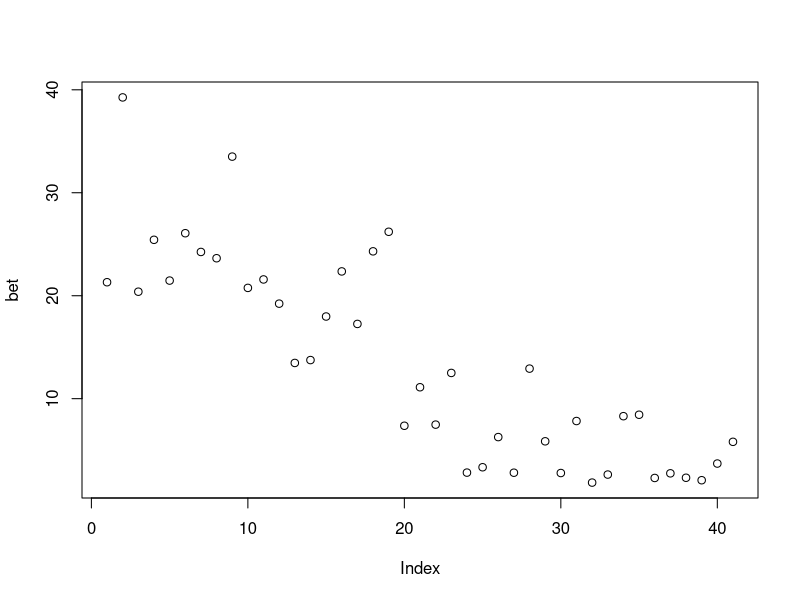
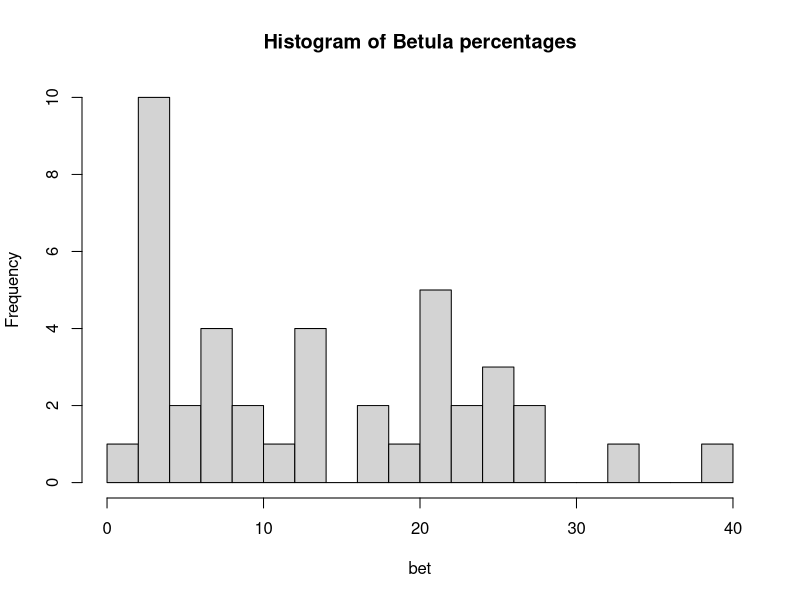
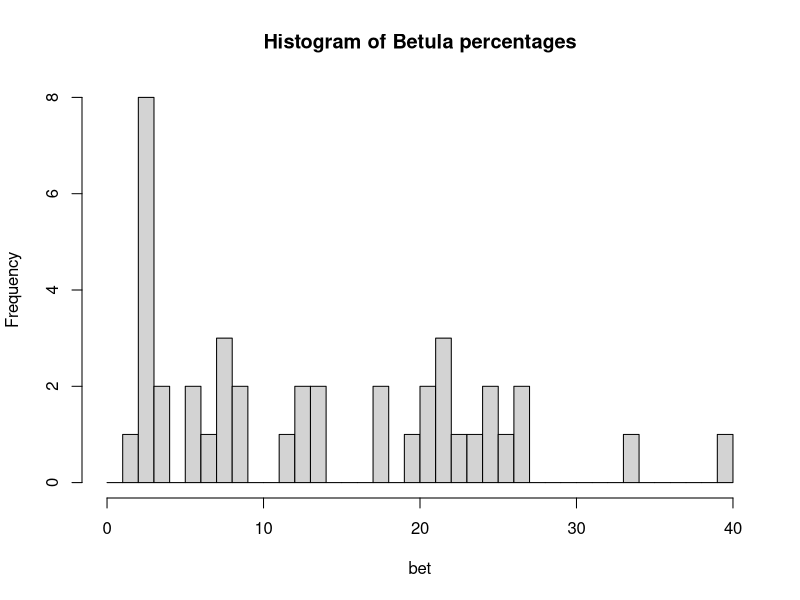
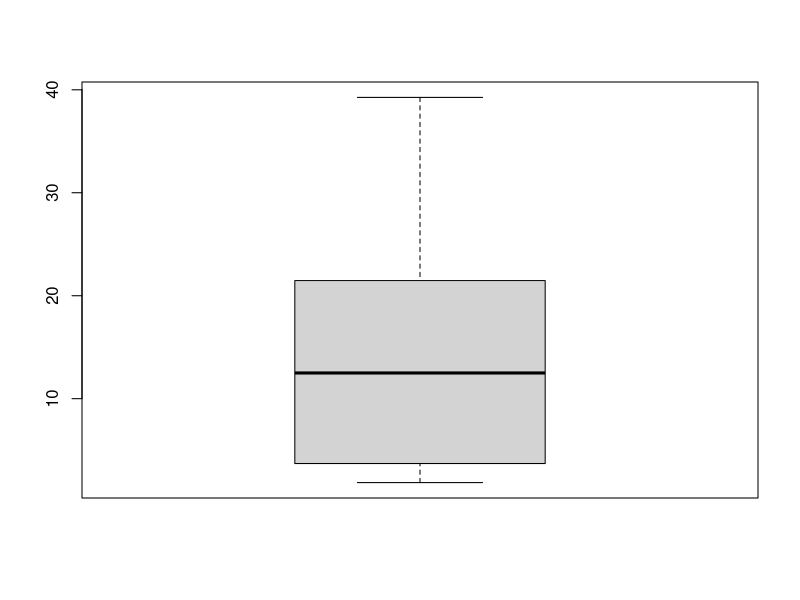
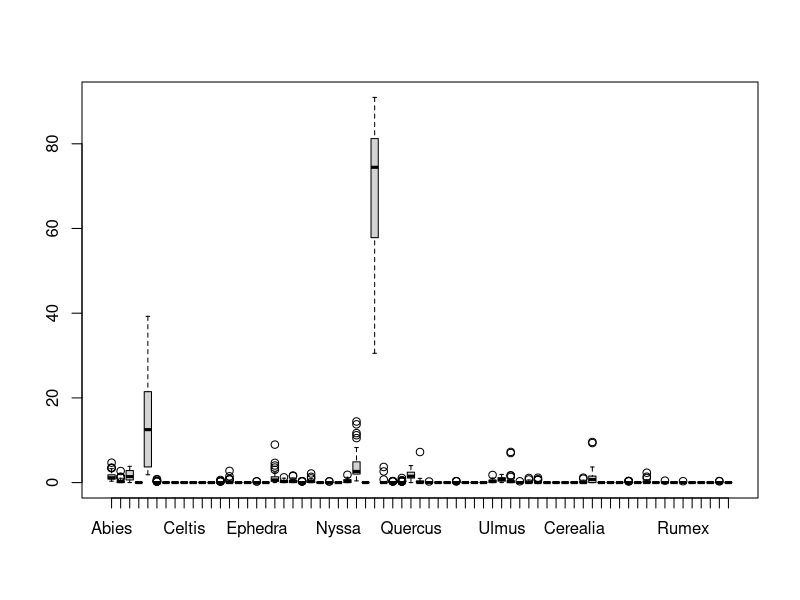
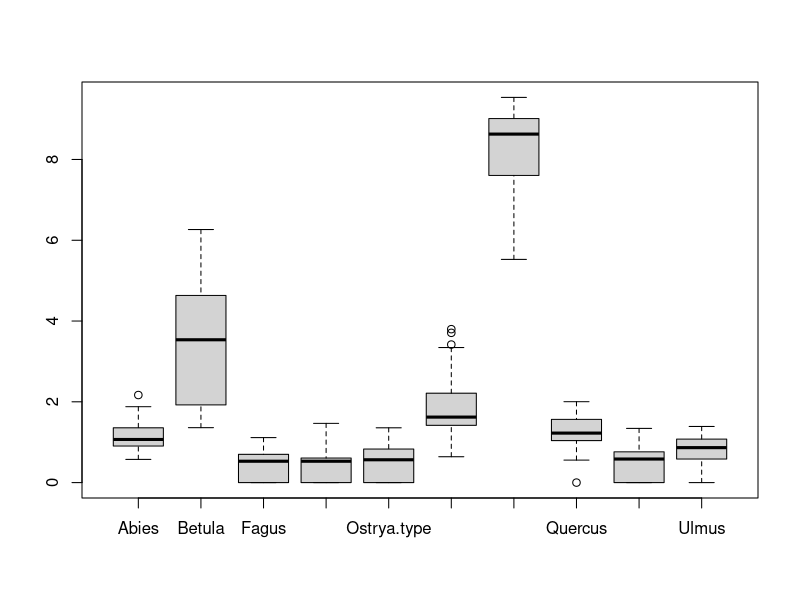
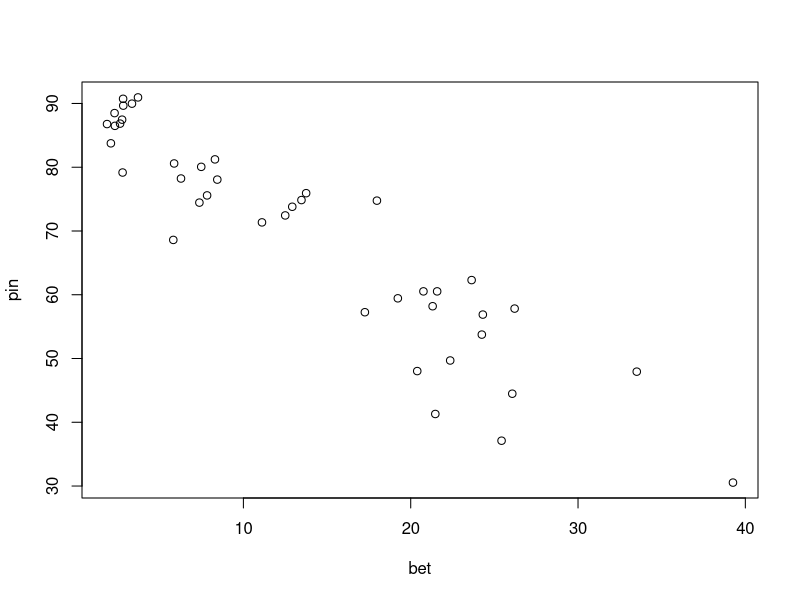
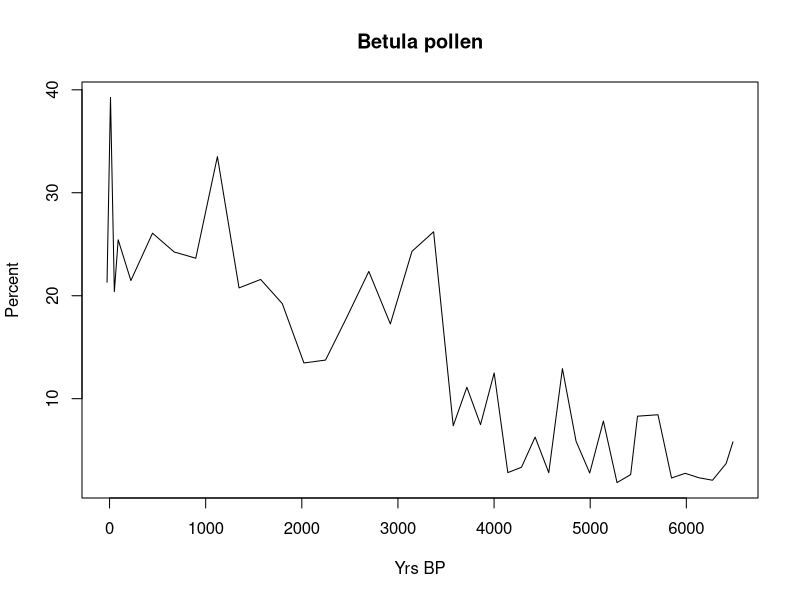

Generate these figures, in order, with R:
## ---- chunk 1
x <- 5
x
sqrt(x)
x <- 9
x
sqrt(9)
## ---- chunk 2
list.files("./", pattern=".csv")
## ---- chunk 3
pollen <- read.csv("percSite.csv")
## ---- chunk 4
ls()
## ---- chunk 5
pollen
class(pollen)
names(pollen)
str(pollen)
## ---- chunk 6
pollen$Betula
pollen$Pinus.subg..Strobus
## ---- chunk 7
pollen[ ,1:4]			# Columns 1 to 4
pollen[1:10, ]			# First 10 rows
pollen[1:20,1:2]	# Indices can be combined
pollen$Betula[1:25]	# Note that indices can be combined
pollen$Betula[3]  		# 3rd element
pollen$Betula[-3]		# All but 3rd element
## ---- chunk 8
pollen$Betula[pollen$agecal < 5000]  # All Betula counts with an age < 5ka BP
pollen$Betula[pollen$Pinus.subg..Strobus > 70]  # All Betula counts when Pine > 70%
## ---- chunk 9
x <- pollen$Betula[pollen$agecal < 5000]
write.csv(x, "test.csv")
## ---- chunk 10
sqrt(5)
## ---- chunk 11
y = sqrt(5)
round(y)
## ---- chunk 12
round(sqrt(5))
## ---- chunk 13
seq(from=0,to=20,by=2)
## ---- chunk 14
seq(0,20,2)
## ---- chunk 15
bet <- pollen$Betula
pin <- pollen$Pinus.subg..Strobus
age <- pollen$agebp
## ---- chunk 16
mean(bet)
median(bet)
## ---- chunk 17
sd(bet)
var(bet)
min(age)
max(age)
range(age)
quantile(age)
## ---- chunk 18
sum(bet)
summary(bet)
## ---- chunk 19
summary(bet) ## Summary of numeric vector
summary(pollen) ## Summary of data frame
## ---- chunk 20
cov(bet,pin)
cor(bet,pin)
## ---- chunk 21
cor(bet,pin, method="spearman")
## ---- chunk 22
cor.test(bet,pin, method="spearman") # Significance?
## ---- chunk 23
plot(bet, type='p')
## ---- chunk 24
hist(bet, breaks=20, main="Histogram of Betula percentages")
hist(bet, breaks=seq(0,40,1),
     main="Histogram of Betula percentages")
## ---- chunk 25
boxplot(bet)
## ---- chunk 26
boxplot(pollen[,5:73])
## ---- chunk 27
taxaID = c(5,9,24,27,31,32,34,38,47,48)
names(pollen)[taxaID]
boxplot(sqrt(pollen[,taxaID]))
## ---- chunk 28
plot(bet,pin)
## ---- chunk 29
plot(age, bet, type='l', xlab="Yrs BP", ylab="Percent",main="Betula pollen")
